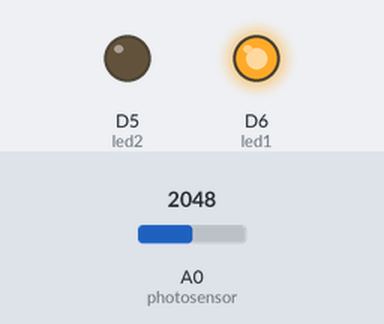
Simulated run of this sketch. Board: Particle Photon. Shown: output pins drawn as LEDs (lit = HIGH). Inputs (shaded band) come from the test bench; at power-on: A0 (photosensor) = 2048.

Above: at 10.8 s.
10.9 s: A0 (photosensor) set to 1954
At 20.8 s:
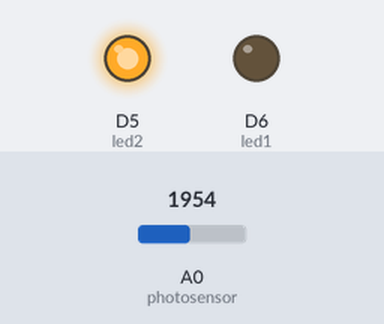
21.6 s: A0 (photosensor) set to 2040
At 31.1 s:
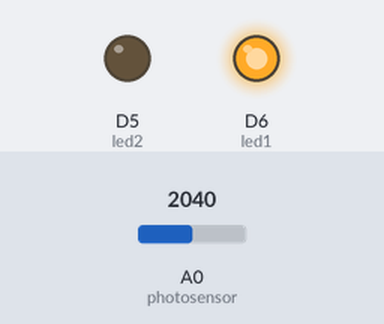
31.6 s: A0 (photosensor) set to 1960
At 41.4 s:
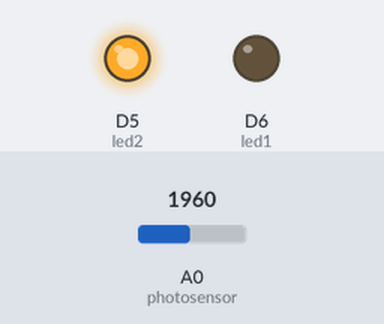
Timing chart, 0 to 42.9 s (numbered marks = the images above; inputs shaded):
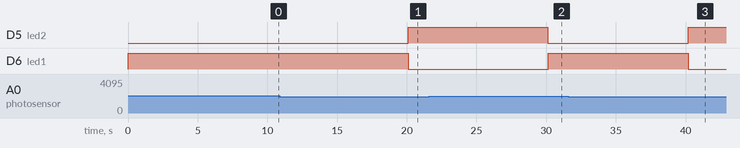

Measured:
- the behaviour switches between 2000 and 1999 on A0 (photosensor) (found by bisection; images 0 and 1)
- after the input at 10.9 s, D5 (led2): LOW → HIGH after 9.2 s; D6 (led1): HIGH → LOW after 9.2 s
- after the input at 21.6 s, D5 (led2): HIGH → LOW after 8.5 s; D6 (led1): LOW → HIGH after 8.5 s
- after the input at 31.6 s, D5 (led2): LOW → HIGH after 8.6 s; D6 (led1): HIGH → LOW after 8.6 s

The sketch:

task42.ino
```cpp
int photosensor = A0; //light sensor connected to A0
int led1 = D6;
int led2 = D5;

// Declaring variables
int analogvalue;
char light[30];


void setup() {

	Serial.begin();
    pinMode(led1,OUTPUT);
    pinMode(led2,OUTPUT);

	Particle.variable("analogvalue", analogvalue);

    Particle.variable("Stringlum", light);


}


void loop() {

    //Reading light value
	analogvalue = analogRead(photosensor);

	if (analogvalue < 2000 )
	{
	Particle.publish("lightLevel","Insufficient Light",PRIVATE);
	digitalWrite(led2,HIGH);
	}
	else
	{
	digitalWrite(led2,LOW);
	}
	if (analogvalue >= 2000 )
	{
	Particle.publish("lightLevel","Sufficient Light",PRIVATE);
	digitalWrite(led1,HIGH);
	}
	else
	{
	digitalWrite(led1,LOW);
	}

	//Converting light value into string for particle.publish()
    sprintf(light,"%d", analogvalue);
    //Publishing
	Particle.publish("light", light, PRIVATE);


	delay(10000);
}
```
